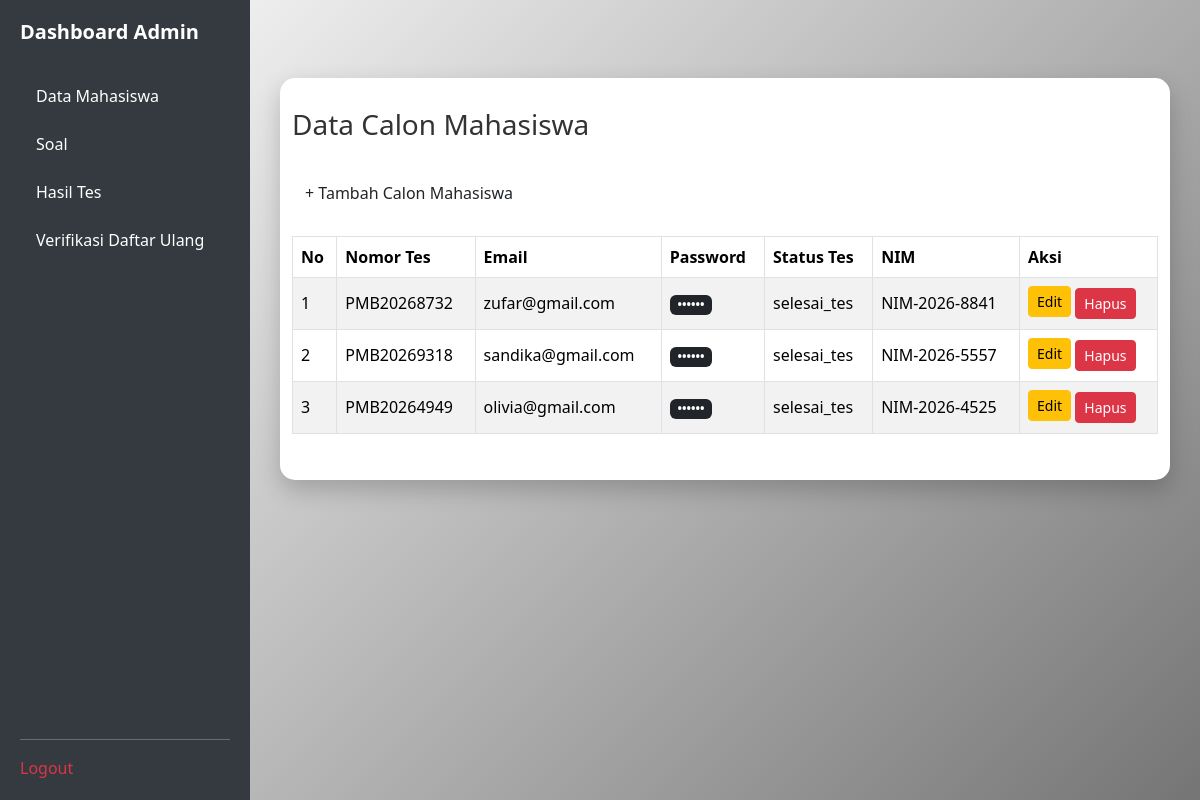
The page /dashboard/data_mahasiswa.php on the database its author committed.
### tables this page shows
CREATE TABLE `users` (
  `id` int(11) NOT NULL AUTO_INCREMENT,
  `nomor_tes` varchar(20) DEFAULT NULL,
  `email` varchar(100) NOT NULL,
  `nama` varchar(100) DEFAULT NULL,
  `alamat` text DEFAULT NULL,
  `hp` varchar(20) DEFAULT NULL,
  `password` varchar(255) NOT NULL,
  `password_plain` varchar(100) DEFAULT NULL,
  `role` varchar(10) NOT NULL DEFAULT 'user',
  `created_at` timestamp NOT NULL DEFAULT current_timestamp(),
  `status` varchar(20) DEFAULT 'belum_tes',
  `nilai` int(11) DEFAULT NULL,
  `status_lulus` enum('lulus','tidak_lulus') DEFAULT NULL,
  `status_daftar_ulang` enum('belum','selesai','terverifikasi') DEFAULT 'belum',
  `tanggal_daftar_ulang` datetime DEFAULT NULL,
  `nomor_daftar_ulang` varchar(20) DEFAULT NULL,
  `nim` varchar(20) DEFAULT NULL,
  PRIMARY KEY (`id`),
  UNIQUE KEY `email` (`email`),
  UNIQUE KEY `nomor_tes` (`nomor_tes`)
);

### dashboard/data_mahasiswa.php (the view, shortened to what this page needs)
<?php
require_once "../config/database.php";
$users = mysqli_query($koneksi, "
    SELECT * FROM users
    WHERE role='user'
    ORDER BY id DESC
");
?>
<!DOCTYPE html>
<html lang="id">
<head>
<link href="https://cdn.jsdelivr.net/npm/bootstrap@5.3.2/dist/css/bootstrap.min.css" rel="stylesheet">
</head>
<body>
<?php include 'sidebar.php'; ?>
<div id="content" class="main-content">
<div class="container mt-5">
<div class="d-flex justify-content-between align-items-center mb-4">
    <h3>Data Calon Mahasiswa</h3>
</div>
<button class="btn btn-purple mb-4" data-bs-toggle="modal" data-bs-target="#tambahModal">
    + Tambah Calon Mahasiswa
</button>
<div class="table-responsive">
<table class="table table-bordered table-striped align-middle">
<thead>
<tr>
    <th>No</th>
    <th>Nomor Tes</th>
    <th>Email</th>
    <th>Password</th>
    <th>Status Tes</th>
    <th>NIM</th>
    <th>Aksi</th>
</tr>
</thead>
<tbody>
<?php $no = 1; while ($u = mysqli_fetch_assoc($users)): ?>
<tr>
    <td><?= $no++; ?></td>
    <td><?= htmlspecialchars($u['nomor_tes']); ?></td>
    <td><?= htmlspecialchars($u['email']); ?></td>
    <td>
        <span class="badge bg-dark" style="cursor:pointer"
              onclick="this.innerText='<?= htmlspecialchars($u['password_plain']); ?>'">
            ••••••
        </span>
    </td>
    <td><?= htmlspecialchars($u['status']); ?></td>
    <td><?= htmlspecialchars($u['nim'] ?? '-'); ?></td>
    <td>
        <button class="btn btn-warning btn-sm mb-1"
                data-bs-toggle="modal"
                data-bs-target="#edit<?= $u['id']; ?>">
            Edit
        </button>
        <a href="?hapus=<?= $u['id']; ?>"
           class="btn btn-danger btn-sm"
           onclick="return confirm('Yakin hapus user ini?')">
           Hapus
        </a>
    </td>
</tr>
<?php endwhile; ?>
</tbody>
</table>
</div>
</div>
</div>
</body>
</html>

### dashboard/sidebar.php (shortened to what this page needs)
<!DOCTYPE html>
<html>
<head>
    <link href="https://cdn.jsdelivr.net/npm/bootstrap@5.3.2/dist/css/bootstrap.min.css" rel="stylesheet">
</head>
<body>
<div id="sidebar" class="text-white">
    <div class="mb-4">
        <h5 class="fw-bold">Dashboard Admin</h5>
    </div>
    <ul class="nav nav-pills flex-column gap-2">
        <li class="nav-item">
            <a href="data_mahasiswa.php" class="nav-link">Data Mahasiswa</a>
        </li>
        <li class="nav-item">
            <a href="soal.php" class="nav-link">Soal</a>
        </li>
        <li class="nav-item">
            <a href="monitoring_hasil_tes.php" class="nav-link">Hasil Tes</a>
        </li>
        <li class="nav-item">
            <a href="verifikasi_daftar_ulang.php" class="nav-link">Verifikasi Daftar Ulang</a>
        </li>
    </ul>
    <div class="mt-auto">
        <hr>
        <a href="../auth/logout.php" class="nav-link text-danger">Logout</a>
    </div>
</div>
</body>
</html>

### dashboard/data_mahasiswa.php (style rules this page uses)
body { background: linear-gradient(135deg, #ffffff, #757575); min-height: 100vh; color: #fff; }
.container { background: #fff; color: #333; padding: 30px; border-radius: 15px; box-shadow: 0 10px 25px rgba(0,0,0,0.2); }
.table thead { background-color: #8a2be2; color: #fff; }
.btn-purple { background-color: #8a2be2; color: #fff; }
#content { margin-left: 250px; padding: 20px; transition: all 0.3s; }

### dashboard/sidebar.php (style rules this page uses)
body { overflow-x: hidden; background-color: #f8f9fa; }
#sidebar { width: 250px; height: 100vh; position: fixed; background: #343a40; display: flex; flex-direction: column; padding: 20px; }
#sidebar .nav-link { color: white; border-radius: 8px; }
#content { margin-left: 250px; padding: 30px; }

### rows shown on the page
users: nomor_tes "PMB20268732", email "zufar@gmail.com", status "selesai_tes", nim "NIM-2026-8841"
users: nomor_tes "PMB20269318", email "sandika@gmail.com", status "selesai_tes", nim "NIM-2026-5557"
users: nomor_tes "PMB20264949", email "olivia@gmail.com", status "selesai_tes", nim "NIM-2026-4525"
